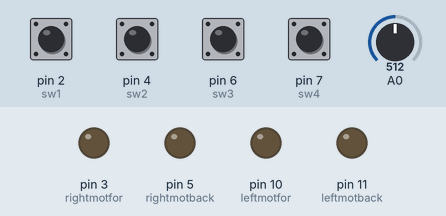
A sketch run on a simulated Arduino Uno, built with avr-gcc and run on an emulated ATmega328P. Shown: output pins drawn as LEDs (lit = HIGH). The inputs (shaded band) are chosen by the test bench; at power-on: pin 2 (sw1), pin 4 (sw2), pin 6 (sw3), pin 7 (sw4) HIGH, A0 = 512. What the sketch prints to the serial monitor is not drawn.

Above: at 1.2 s.
1.3 s: pin 2 (sw1) pulled LOW for 0.15 s
At 1.37 s:
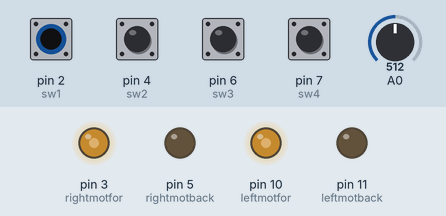
2.9 s: pin 4 (sw2) pulled LOW for 0.15 s
At 2.97 s:
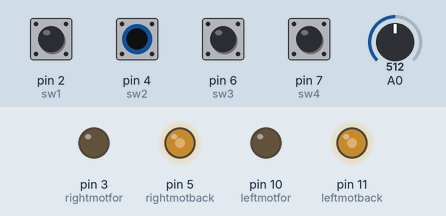
4.5 s: pin 6 (sw3) pulled LOW for 0.15 s
At 4.57 s:
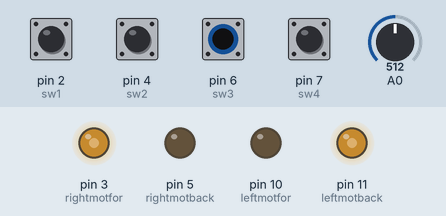
6.1 s: pin 7 (sw4) pulled LOW for 0.15 s
At 6.17 s:
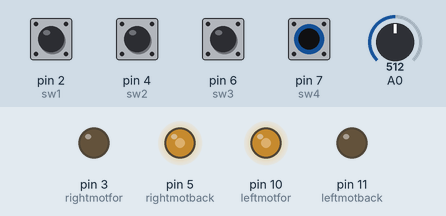
7.7 s: pin 2 (sw1) pulled LOW for 1 s
At 9.6 s:
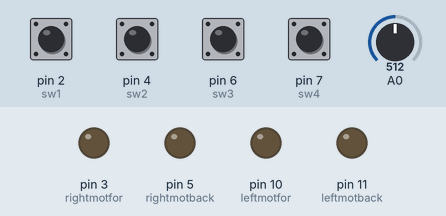
Timing chart, 0 to 11.1 s (numbered marks = the images above; inputs shaded):
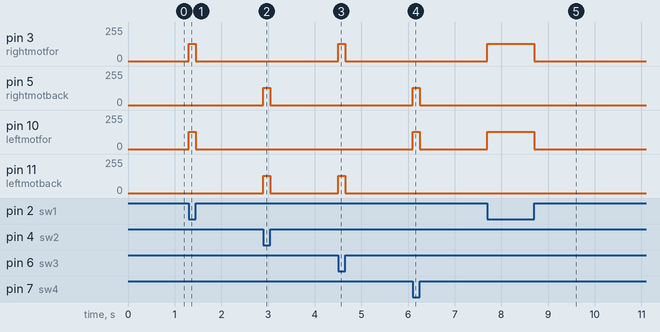

Measured:
- after the input at 1.3 s, pin 3 (rightmotfor), pin 10 (leftmotfor): 0/255 → 128/255 at once, → 0/255 0.15 s later
- after the input at 2.9 s, pin 5 (rightmotback), pin 11 (leftmotback): 0/255 → 128/255 at once, → 0/255 0.15 s later
- after the input at 4.5 s, pin 3 (rightmotfor), pin 11 (leftmotback): 0/255 → 128/255 at once, → 0/255 0.15 s later
- after the input at 6.1 s, pin 5 (rightmotback), pin 10 (leftmotfor): 0/255 → 128/255 at once, → 0/255 0.15 s later
- after the input at 7.7 s, pin 3 (rightmotfor), pin 10 (leftmotfor): 0/255 → 128/255 at once, → 0/255 1.0 s later

The sketch:

rabayakhan.ino
```cpp
  int rightmotfor = 3;
  int rightmotback = 5;
  int leftmotfor = 10;
  int leftmotback = 11;

  int sw1 = 2;
  int sw2 = 4;
  int sw3 = 6;
  int sw4 = 7;

  double pot;

void setup()
{
  pinMode(A0, INPUT);

  pinMode(rightmotfor, OUTPUT);
  pinMode(rightmotback, OUTPUT);
  pinMode(leftmotfor, OUTPUT);
  pinMode(leftmotback, OUTPUT);

  pinMode(sw1, INPUT_PULLUP);
  pinMode(sw2, INPUT_PULLUP);
  pinMode(sw3, INPUT_PULLUP);
  pinMode(sw4, INPUT_PULLUP);

  Serial.begin(9600);

}

void loop()
{
  pot = analogRead(A0);
  pot = (pot/4);
  Serial.println(digitalRead(2));

  if (digitalRead(2) == 0){
    analogWrite(rightmotfor, pot);
    analogWrite(leftmotfor,pot);
  }
  else if  (digitalRead(4) == 0){
    analogWrite(rightmotback, pot);
    analogWrite(leftmotback,pot);
  }
  else if  (digitalRead(6) == 0){
    analogWrite(rightmotfor, pot);
    analogWrite(leftmotback,pot);
  }
  else if  (digitalRead(7) == 0){
    analogWrite(rightmotback, pot);
    analogWrite(leftmotfor,pot);
  }
  else{
    analogWrite(rightmotfor, 0);
    analogWrite(leftmotfor,0);
    analogWrite(rightmotback, 0);
    analogWrite(leftmotback, 0);
  }

}
```
